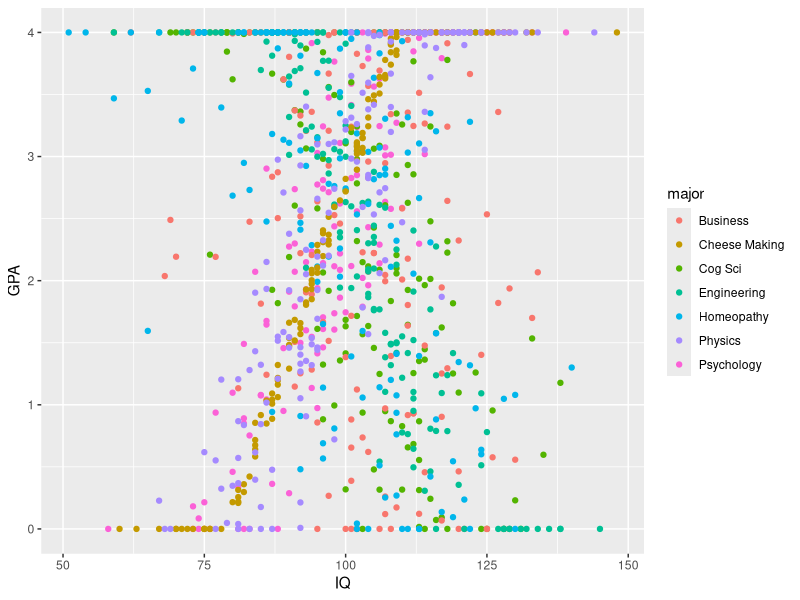
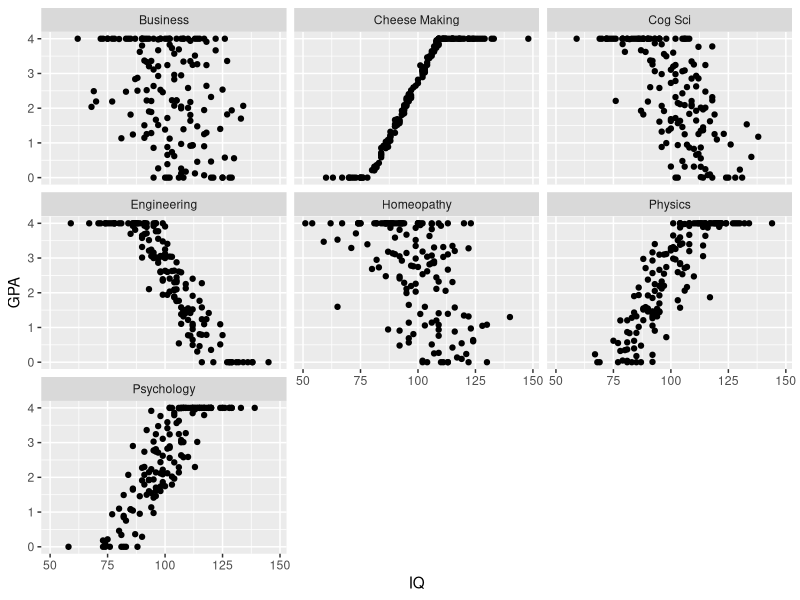
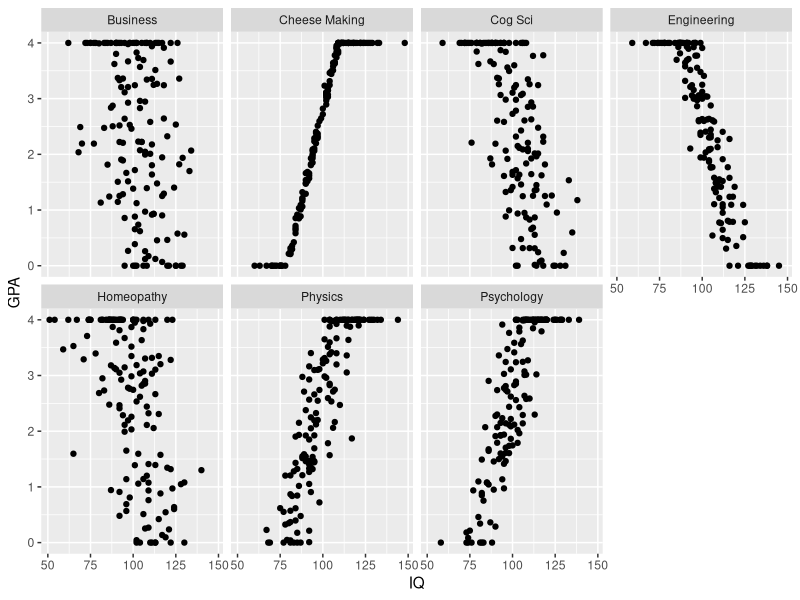
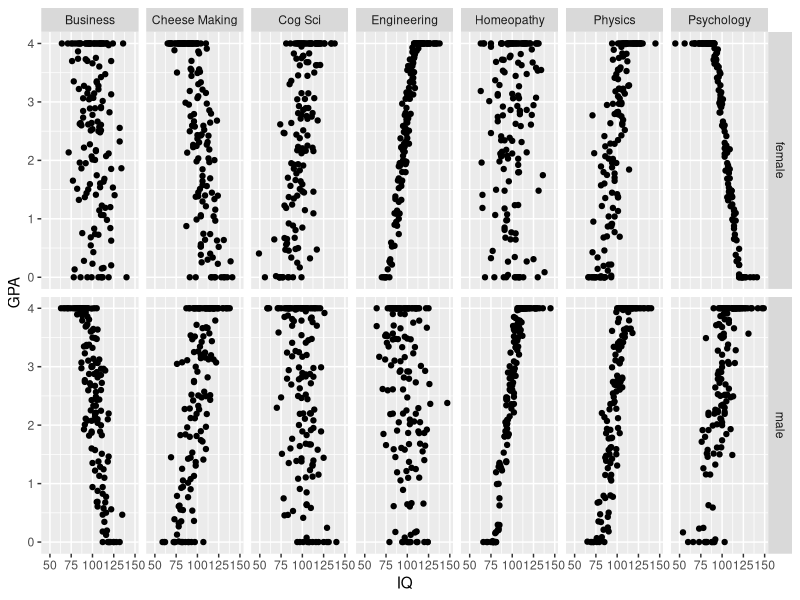

These charts were generated, in order, by the following R code:
## ---- chunk 1
majors = c('Psychology', 'Cog Sci', 'Business', 'Engineering', 'Homeopathy', 'Cheese Making', 'Physics')

df = data.frame()
for(major in majors ){
  r = rbeta(1,0.5,0.5)*2-1
  z = rnorm(150, 0, 1)
  w = sqrt(abs(r))
  u = r/w
  sw = sqrt(1-w^2)
  su = sqrt(1-u^2)
  a = z*w+rnorm(150,0,sw)
  b = z*u+rnorm(150,0,su)
  df = rbind(df, data.frame(IQ=round(a*15+100), GPA=pmax(0,pmin(4,b*2+2.8)), major=major))
}
str(df)
## ---- chunk 2
library(ggplot2)
ggplot(df, aes(x=IQ, y=GPA, color=major))+geom_point()
## ---- chunk 3
ggplot(df, aes(x=IQ, y=GPA))+geom_point()+facet_wrap(~ major)
## ---- chunk 4
ggplot(df, aes(x=IQ, y=GPA))+geom_point()+facet_wrap(~ major, ncol=4)
## ---- chunk 5
majors = c('Psychology', 'Cog Sci', 'Business', 'Engineering', 'Homeopathy', 'Cheese Making', 'Physics')
sexes = c('male', 'female')

df = data.frame()
for(major in majors ){
  for(sex in sexes){
    r = rbeta(1,0.5,0.5)*2-1
    z = rnorm(150, 0, 1)
    w = sqrt(abs(r))
    u = r/w
    sw = sqrt(1-w^2)
    su = sqrt(1-u^2)
    a = z*w+rnorm(150,0,sw)
    b = z*u+rnorm(150,0,su)
    df = rbind(df, data.frame(IQ=round(a*15+100), GPA=pmax(0,pmin(4,b*2+2.8)), major=major, sex=sex))
  }
}
str(df)
## ---- chunk 6
ggplot(df, aes(x=IQ, y=GPA))+geom_point()+facet_grid(sex ~ major)
